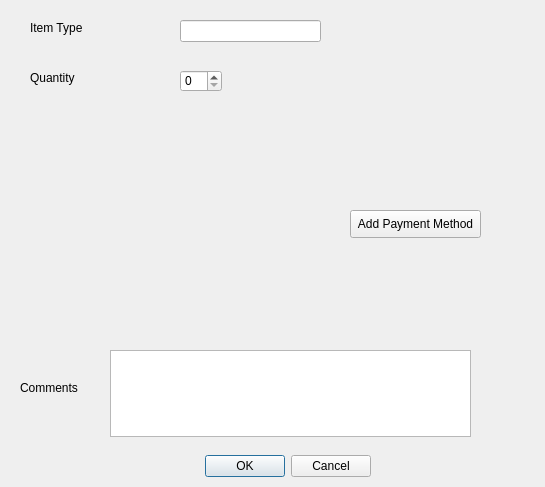
<?xml version="1.0" encoding="UTF-8"?>
<ui version="4.0">
 <class>Dialog</class>
 <widget class="QDialog" name="Dialog">
  <property name="geometry">
   <rect>
    <x>0</x>
    <y>0</y>
    <width>545</width>
    <height>487</height>
   </rect>
  </property>
  <property name="windowTitle">
   <string>Dialog</string>
  </property>
  <widget class="QDialogButtonBox" name="buttonBox">
   <property name="geometry">
    <rect>
     <x>30</x>
     <y>450</y>
     <width>341</width>
     <height>32</height>
    </rect>
   </property>
   <property name="orientation">
    <enum>Qt::Horizontal</enum>
   </property>
   <property name="standardButtons">
    <set>QDialogButtonBox::Cancel|QDialogButtonBox::Ok</set>
   </property>
  </widget>
  <widget class="QPushButton" name="add_payment_bt">
   <property name="geometry">
    <rect>
     <x>350</x>
     <y>210</y>
     <width>131</width>
     <height>28</height>
    </rect>
   </property>
   <property name="text">
    <string>Add Payment Method</string>
   </property>
  </widget>
  <widget class="QLabel" name="label_4">
   <property name="geometry">
    <rect>
     <x>20</x>
     <y>380</y>
     <width>71</width>
     <height>16</height>
    </rect>
   </property>
   <property name="text">
    <string>Comments</string>
   </property>
  </widget>
  <widget class="QPlainTextEdit" name="plainTextEdit">
   <property name="geometry">
    <rect>
     <x>110</x>
     <y>350</y>
     <width>361</width>
     <height>87</height>
    </rect>
   </property>
  </widget>
  <widget class="QLabel" name="label_5">
   <property name="geometry">
    <rect>
     <x>30</x>
     <y>20</y>
     <width>61</width>
     <height>16</height>
    </rect>
   </property>
   <property name="text">
    <string>Item Type</string>
   </property>
  </widget>
  <widget class="QLineEdit" name="lineEdit">
   <property name="geometry">
    <rect>
     <x>180</x>
     <y>20</y>
     <width>141</width>
     <height>22</height>
    </rect>
   </property>
  </widget>
  <widget class="QLabel" name="label_6">
   <property name="geometry">
    <rect>
     <x>30</x>
     <y>70</y>
     <width>61</width>
     <height>16</height>
    </rect>
   </property>
   <property name="text">
    <string>Quantity</string>
   </property>
  </widget>
  <widget class="QSpinBox" name="spinBox">
   <property name="geometry">
    <rect>
     <x>180</x>
     <y>70</y>
     <width>42</width>
     <height>22</height>
    </rect>
   </property>
  </widget>
 </widget>
 <resources/>
 <connections>
  <connection>
   <sender>buttonBox</sender>
   <signal>accepted()</signal>
   <receiver>Dialog</receiver>
   <slot>accept()</slot>
   <hints>
    <hint type="sourcelabel">
     <x>248</x>
     <y>254</y>
    </hint>
    <hint type="destinationlabel">
     <x>157</x>
     <y>274</y>
    </hint>
   </hints>
  </connection>
  <connection>
   <sender>buttonBox</sender>
   <signal>rejected()</signal>
   <receiver>Dialog</receiver>
   <slot>reject()</slot>
   <hints>
    <hint type="sourcelabel">
     <x>316</x>
     <y>260</y>
    </hint>
    <hint type="destinationlabel">
     <x>286</x>
     <y>274</y>
    </hint>
   </hints>
  </connection>
 </connections>
</ui>
